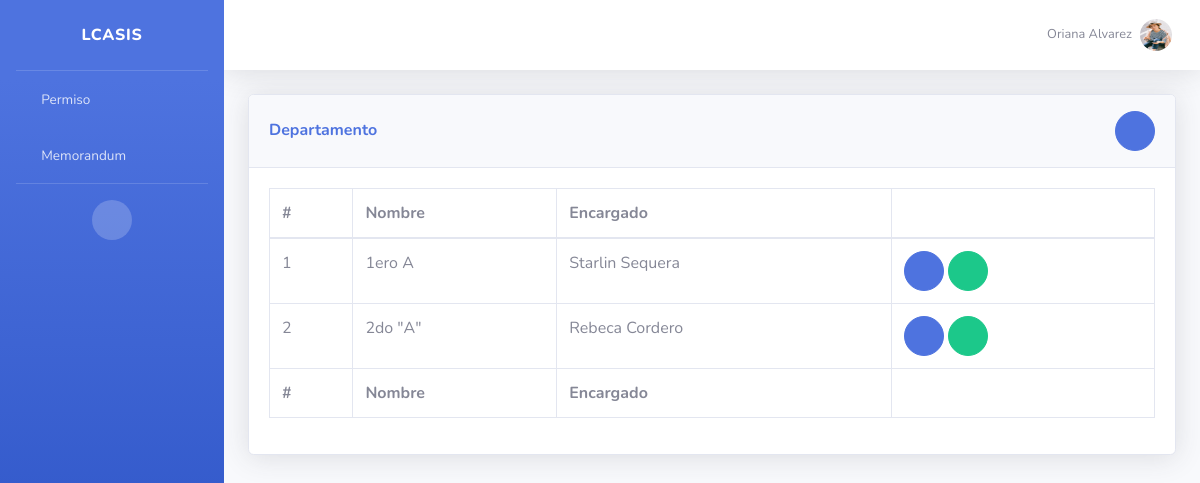
The app's page /departamento/ (signed in) with its own data.
### app/models.py (models this page shows, shortened)
class Personal(models.Model):
	cedula = models.CharField(max_length=8, unique=True)
	nombre = models.CharField(max_length=50)
	telefono = models.CharField(max_length=12)
	direccion = models.CharField(max_length=100)
	correo = models.CharField(max_length=50, null=True)
	cargo = models.CharField(max_length=1, choices=CARGOS)
	horas = models.IntegerField(blank=True, null=True)
	salario = models.IntegerField()
	fecha_nacimiento = models.DateField()
	fecha_inicio = models.DateField()
	fecha_fin = models.DateField(blank=True, null=True)
	imagen = models.ImageField(upload_to="media/perfiles", blank=True, null=True)
	usuario = models.ForeignKey(User, on_delete=models.CASCADE)
	def __str__(self):
		return self.nombre

class Departamento(models.Model):
	nombre = models.CharField(max_length=50)
	personal = models.ManyToManyField(Personal, blank=True)

### app/views.py (the view)
# urls.py: path('departamento/', views.Departamento.as_view(), name="departamento"),
class Departamento(GroupRequiredMixin, ListView):
	group_required = u'secretario'
	template_name = "departamento/index.html"
	model = models.Departamento

### app/templatetags/app_extras.py (called while the page is built)
@register.simple_tag
def get_user_lca(usuario):
	grupo = usuario.groups.all()[0].name
	if grupo == 'alumno':
		return Alumno.objects.get(usuario_id=usuario.id)
	else:
		return Personal.objects.get(usuario_id=usuario.id)

@register.simple_tag
def get_grupo_lca(grupos):
	return grupos.all()[0].name

### templates/departamento/index.html
{% extends "bases/dashboard.html" %}
{% block content %}
<div class="card shadow mb-4">
    <div class="card-header py-3 d-flex justify-content-between align-items-center">
        <h6 class="m-0 font-weight-bold text-primary">Departamento</h6>
        <a href="{% url 'agregar_departamento' %}" class="btn btn-circle btn-primary"><i class="fas fa-fw fa-plus"></i></a>
    </div>
    <div class="card-body">
        <div class="table-responsive">
            <table class="table table-bordered" id="dataTable" width="100%" cellspacing="0">
                <thead>
                    <tr>
                        <th>#</th>
                        <th>Nombre</th>
                        <th>Encargado</th>
                        <th></th>
                    </tr>
                </thead>
                <tfoot>
                    <tr>
                        <th>#</th>
                        <th>Nombre</th>
                        <th>Encargado</th>
                        <th></th>
                    </tr>
                </tfoot>
                <tbody>
                    {% for object in object_list %}
                    <tr>
                        <td>{{ object.id }}</td>
                        <td>{{ object.nombre }}</td>
                        <td>
                            {% for p in object.personal.all %}
                                {{ p }}
                            {% endfor %}
                        </td>
                        <td>
                            <a href="{% url 'ver_departamento' object.id %}" class="btn btn-circle btn-primary"><i class="fas fa-fw fa-eye"></i></a>
                            <a href="{% url 'editar_departamento' object.id %}" class="btn btn-circle btn-success"><i class="fas fa-fw fa-edit"></i></a>
                        </td>
                    </tr>
                    {% empty %}
                    <tr>
                        <td colspan="4" class="text-center">No hay registros.</td>
                    </tr>
                    {% endfor %}
                </tbody>
            </table>
        </div>
    </div>
</div>
{% endblock %}

### templates/bases/dashboard.html (shortened to what this page needs)
{% load static %}
{% load app_extras %}
{% get_user_lca request.user as usuario %}
{% get_grupo_lca request.user.groups as grupo %}
<!DOCTYPE html>
<html lang="en">
<head>
    <link href="{% static 'vendor/fontawesome-free/css/all.min.css' %}" rel="stylesheet" type="text/css">
    <link href="{% static 'css/sb-admin-2.min.css' %}" rel="stylesheet">
    <link href="{% static 'vendor/datatables/dataTables.bootstrap4.min.css' %}" rel="stylesheet">
    <link rel="stylesheet" type="text/css" href="{% static 'css/styles.css' %}">
</head>
<body id="page-top">
    <div id="wrapper">
        <ul class="navbar-nav bg-gradient-primary sidebar sidebar-dark accordion" id="accordionSidebar">
            <a class="sidebar-brand d-flex align-items-center justify-content-center" href="{% url 'index' %}">
                <div class="mx-3">LCASIS</div>
            </a>
            <hr class="sidebar-divider my-0">
            {% if grupo == "secretario" or grupo == "profesor" or grupo == "administrativo" or grupo == "obrero" %}
            <li class="nav-item">
                <a class="nav-link" href="{% url 'permiso' %}">
                    <i class="fas fa-fw fa-plus"></i>
                    <span>Permiso</span></a>
            </li>            <li class="nav-item">
                <a class="nav-link" href="{% url 'memorandum' %}">
                    <i class="fas fa-fw fa-sticky-note"></i>
                    <span>Memorandum</span></a>
            </li>
            {% endif %}
            <hr class="sidebar-divider d-none d-md-block">
            <div class="text-center d-none d-md-inline">
                <button class="rounded-circle border-0" id="sidebarToggle"></button>
            </div>
        </ul>
        <div id="content-wrapper" class="d-flex flex-column">
            <div id="content">
                <nav class="navbar navbar-expand navbar-light bg-white topbar mb-4 static-top shadow">
                    <ul class="navbar-nav ml-auto">
                        <li class="nav-item dropdown no-arrow">
                            <a class="nav-link dropdown-toggle" href="#" id="userDropdown" role="button"
                                data-toggle="dropdown" aria-haspopup="true" aria-expanded="false">
                                <span class="mr-2 d-none d-lg-inline text-gray-600 small">{{ usuario.nombre }}</span>
                                <img class="img-profile rounded-circle"
                                    src="{{ usuario.imagen.url }}">
                            </a>
                        </li>
                    </ul>
                </nav>
                <div class="container-fluid">
                    {% block content %}{% endblock %}
                </div>
            </div>
        </div>
    </div>
</body>
</html>

### static/css/styles.css (style rules this page uses)
.dropdown-toggle::after { display: none; }

### records on screen
Personal: nombre "Oriana Alvarez", imagen (picture)
Departamento: id "1", nombre "1ero A"
Personal: nombre "Starlin Sequera"
Departamento: id "2", nombre "2do \"A\""
Personal: nombre "Rebeca Cordero"
